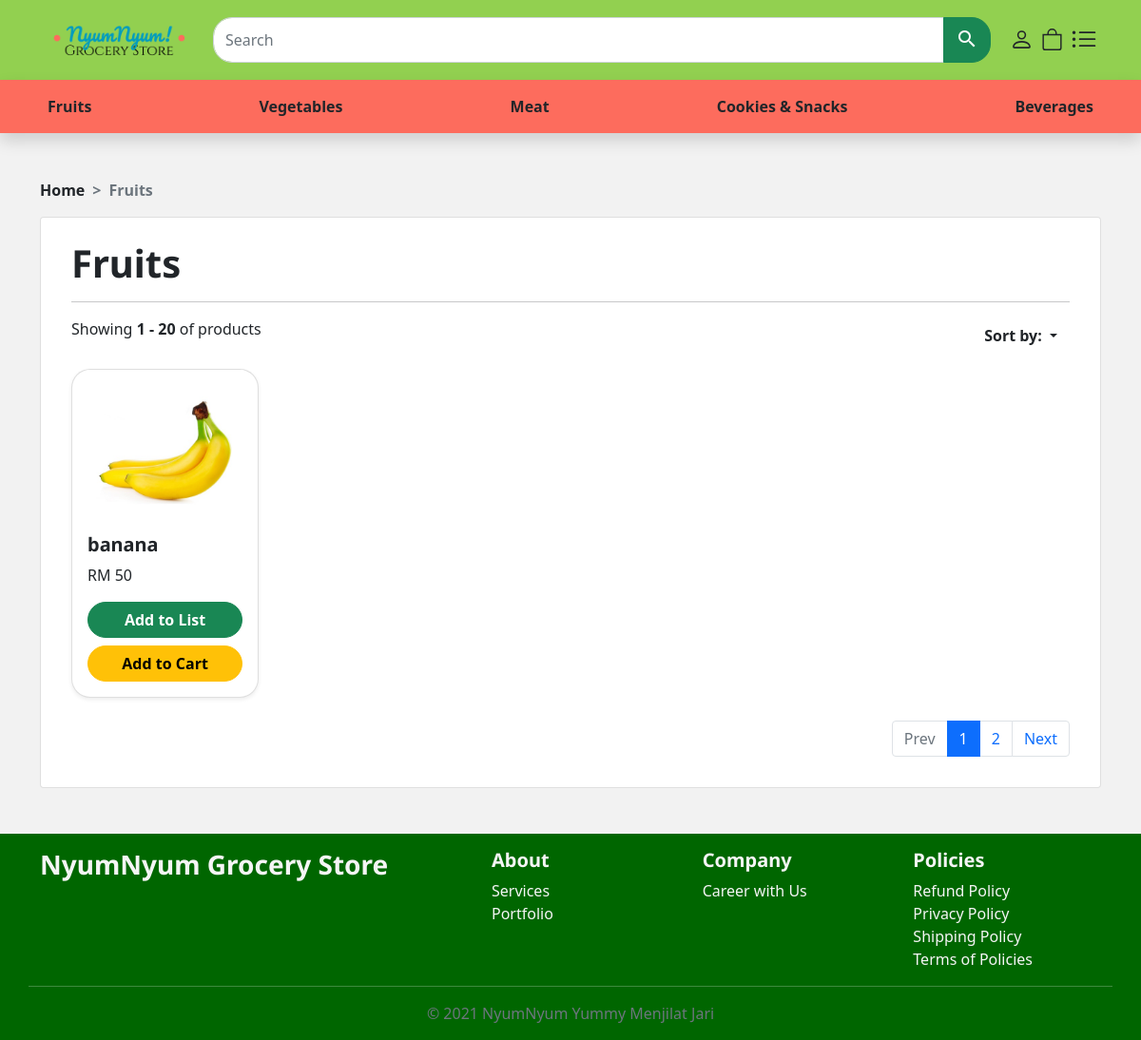
The page /src/products.php?page=1&id=93&p_cat_id=1 (signed in) on the database its author committed.
### tables this page shows
CREATE TABLE `product_categories` (
  `p_cat_id` int(10) NOT NULL,
  `p_cat_title` text NOT NULL
);

CREATE TABLE `product` (
  `product_id` int(10) NOT NULL,
  `p_cat_id` int(11) NOT NULL,
  `date` timestamp NOT NULL DEFAULT current_timestamp(),
  `product_name` text NOT NULL,
  `product_price` decimal(10,0) NOT NULL,
  `product_img` varchar(255) NOT NULL,
  `product_quantity` int(10) NOT NULL,
  `product_desc` text NOT NULL
);

### src/products.php (the view, shortened to what this page needs)
<?php
include("../includes/header.php");
include("../includes/db.php");
if (isset($_GET['p_cat_id'])) {
    global $categoryID;
    $categoryID = $_GET['p_cat_id'];
    $sql = "SELECT * FROM product_categories WHERE p_cat_id = $categoryID";
    $result = mysqli_query($con, $sql);
    if (mysqli_num_rows($result) > 0) {
        while($row = mysqli_fetch_assoc($result)) { $categoryName = $row['p_cat_title']; }
    } else { echo "0 results"; }
}
function getProducts()
{
    global $db, $p_cat_id0, $id, $page, $results_per_page;
    if (isset($_GET['p_cat_id']) && isset($_GET['id'])) {
        $p_cat_id0 = $_GET['p_cat_id'];
        $id = $_GET['id'];
    }
    $page = (!isset ($_GET['page'])) ? 1 : $_GET['page'];
    $results_per_page = 20;
    $page_result = ($page-1) * $results_per_page;
    $get_product = "SELECT * FROM product LIMIT $page_result, $results_per_page";
    $run_product = mysqli_query($db, $get_product);
    while ($row_product = mysqli_fetch_array($run_product)) {
        $product_id = $row_product['product_id'];
        $p_cat_id = $row_product['p_cat_id'];
        $product_name = $row_product['product_name'];
        $product_price = $row_product['product_price'];
        $product_img = $row_product['product_img'];
        if ($p_cat_id == $p_cat_id0) {
            echo "
            <div class='col'>
                <div class='card shadow-sm sshighlight'>
                    <a href='products-closeup.php?id=$id&product_id=$product_id&p_cat_id=$p_cat_id'>
                        <img src='../admin_area/product_images/$product_img' alt='pise' class='card-img-top'>
                    </a>
                    <div class='card-body'>
                        <h5 class='card-title'>$product_name</h5>
                        <p class='card-text'>RM $product_price</p>
                        <div class='d-flex flex-sm-column justify-content-around'>
                            <a href='products-closeup.php?product_id=$product_id'  class='btn btn-success rounded-pill mb-sm-2  '>Add to List</a>
                            <a href='products-closeup.php?product_id=$product_id' class='btn btn-warning rounded-pill'>Add to Cart</a>
                        </div>
                    </div>
                </div>
            </div>
            ";
        }
    }
}
function pagination()
{
    global $db, $page, $id, $categoryID, $results_per_page, $total_records;
    $sql = "SELECT COUNT(*) FROM product WHERE p_cat_id = $categoryID";
    $result = mysqli_query($db, $sql);
    $row = mysqli_fetch_row($result);
    $total_records = $row[0];
    $total_pages = ceil($total_records / $results_per_page);
    if($page >= 2) {
        echo '
        <li class="page-item">
            <a class="page-link" href="products.php?page='.($page-1).'&id='.$id.'&p_cat_id='.$categoryID.'">
            Prev</a>
        </li>
        ';
    } else {
        echo '
        <li class="page-item disabled">
            <a class="page-link" href="#" tabindex="-1" aria-disabled="true">Prev</a>
        </li>
        ';
    }
    for ($i=1; $i <= $total_pages; $i++) {
        if ($i == $page) {
            echo '
            <li class="page-item active" aria-current="page">
                <a class="page-link" href="products.php?page='.$i.'&id='.$id.'&p_cat_id='.$categoryID.'">
                '.$i.'</a>
            </li>
            ';
        } else {
            echo '
            <li class="page-item">
                <a class="page-link" href="products.php?page='.$i.'&id='.$id.'&p_cat_id='.$categoryID.'">
                '.$i.'</a>
            </li>
            ';
        }
    }
    if ($page < $total_pages) {
        echo '
        <li class="page-item">
            <a class="page-link" href="products.php?page='.($page+1).'&id='.$id.'&p_cat_id='.$categoryID.'">
            Next</a>
        </li>
        ';
    } else {
        echo '
        <li class="page-item disabled">
            <a class="page-link" href="#" tabindex="-1" aria-disabled="true">Next</a>
        </li>
        ';
    }
}
?>
    <div class="container pt-5">
        <nav style="--bs-breadcrumb-divider: '>';" aria-label="breadcrumb">
            <ol class="breadcrumb fw-bold">
                <li class="breadcrumb-item"><a href="index.php" class="text-dark text-decoration-none">Home</a></li>
                <li class="breadcrumb-item active" aria-current="page"><?php echo $categoryName ?></li>
            </ol>
        </nav>
    </div>
    <main class="container pb-5">
        <div class="card">
            <div class="card-body m-3 mt-2">
                <h1><?php echo $categoryName ?></h1>
                <hr>
                <div class="container d-flex flex-row justify-content-between align-item-center p-0">
                    <p id="showProdAmount"></p>
                    <div class="dropdown pb-3">
                        <button class="btn bg-transparent dropdown-toggle" type="button" id="dropdownSort"
                            data-bs-toggle="dropdown" aria-expanded="false">
                            Sort by:
                        </button>
                    </div>
                </div>
                <div class="row row-cols-1 row-cols-sm-2 row-cols-md-3 row-cols-lg-5 g-3">
                    <?php
                    getProducts();
                    ?>
                </div>
                <nav aria-label="Product page navigation">
                    <ul class="pagination justify-content-end mb-0 mt-4">
                        <?php pagination() ?>
                    </ul>
                </nav>
            </div>
        </div>
    </main>
    <?php include("../includes/footer.php") ?>
</body>
</html>

### nyumstyle.css (style rules this page uses)
body { background-color: #f2f2f2; }
h1, h2, h3, h4, h5 { font-family: "Noto Sans", sans-serif; font-weight: bold; }
.sshighlight { border-radius: 20px; }
.btn { border-radius: 25px; font-weight: bold; }
.card a>img { height: 85%; width: 85%; display: block; margin: auto; }

### rows shown on the page
product_categories: p_cat_title "Fruits"
product: product_img (picture), product_name "banana", product_price "50"
